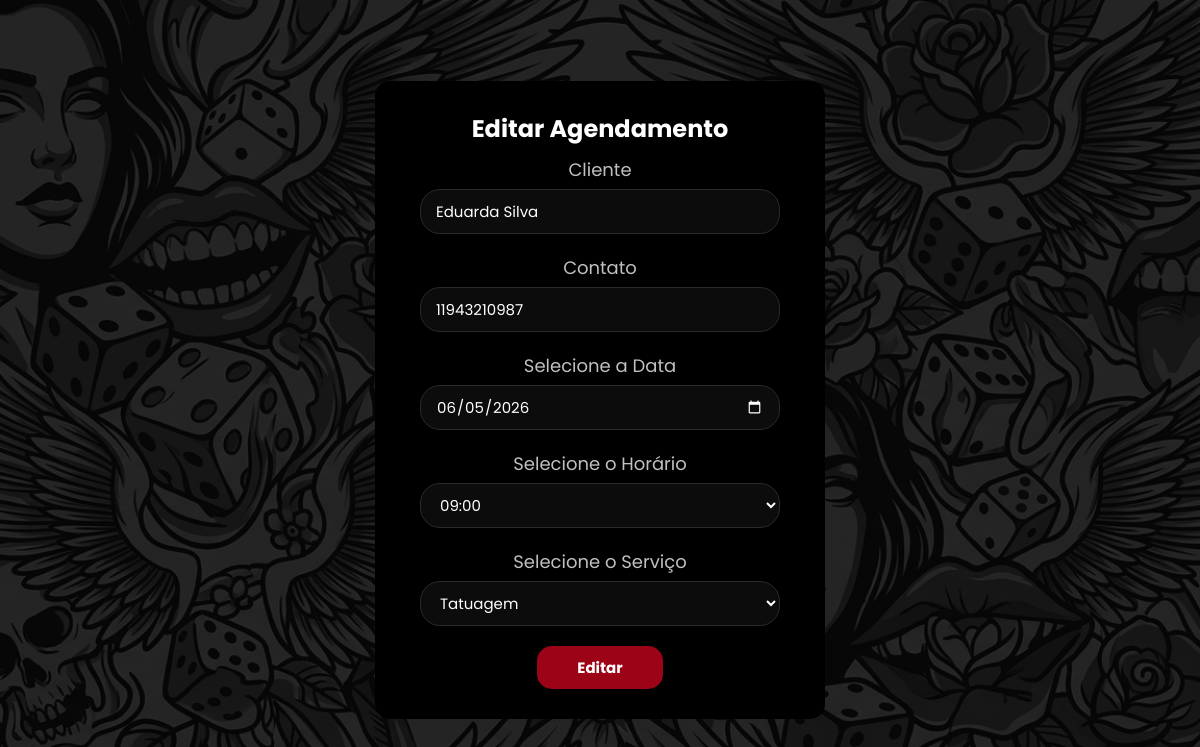
Screenshot of /frontend/admin/editar-agendamento.php?id=5 with the database file from the repository.
### tables this page shows
CREATE TABLE agendamento (
    id_agendamento INT AUTO_INCREMENT PRIMARY KEY,
    id_cliente INT NOT NULL,
    id_profissional INT NOT NULL,
    id_servicos INT NOT NULL,
    data_agen DATE NOT NULL,
    horario TIME NOT NULL,
    status_agendamento ENUM('pendente', 'confirmado', 'cancelado', 'finalizado') 
        DEFAULT 'pendente',

    FOREIGN KEY (id_cliente) REFERENCES cliente(id_cliente),
    FOREIGN KEY (id_profissional) REFERENCES profissional(id_profissional),
    FOREIGN KEY (id_servicos) REFERENCES servicos(id_servicos)
);

CREATE TABLE cliente (
    id_cliente INT AUTO_INCREMENT PRIMARY KEY,
    nome VARCHAR(100) NOT NULL,
    contato_cliente VARCHAR(20) NOT NULL,
    data_nasc DATE NOT NULL
);

CREATE TABLE servicos (
    id_servicos INT AUTO_INCREMENT PRIMARY KEY,
    tipo_servico ENUM('tatuagem', 'piercing') NOT NULL,
    estilo ENUM('fineline','realista','old_school','flash_tattoo','anime','lettering','blackout','cobertura'),
    regiao VARCHAR(20) NOT NULL,
    quantidade INT
);

### frontend/admin/editar-agendamento.php (the view, shortened to what this page needs)
<?php
require_once '../../backend/conexao.php';
$id = $_GET['id'];
$sql = "SELECT
agendamento.id_agendamento,
agendamento.data_agen,
agendamento.horario,
cliente.id_cliente,
cliente.nome,
cliente.contato_cliente,
servicos.id_servicos,
servicos.tipo_servico
FROM agendamento
INNER JOIN cliente ON agendamento.id_cliente = cliente.id_cliente
INNER JOIN servicos ON agendamento.id_servicos = servicos.id_servicos
WHERE agendamento.id_agendamento = ?";
$stmt = $pdo->prepare($sql);
$stmt->execute([$id]);
$agendamento = $stmt->fetch();
?>
<!DOCTYPE html>
<html lang="pt-BR">
<head>
<link rel="stylesheet" href="../../assets/css/style.css">
<link rel="stylesheet" href="https://cdnjs.cloudflare.com/ajax/libs/font-awesome/6.5.0/css/all.min.css">
</head>
<body>
<main>
<form action="../../backend/atualizar-status.php" method="POST">
<h2>Editar Agendamento</h2>
<label>Cliente</label>
<input type="text" name="nome" id="nome" value="<?php echo htmlspecialchars($agendamento['nome']); ?>" required>
<label>Contato</label>
<input type="text" name="contato" id="contato" value="<?php echo htmlspecialchars($agendamento['contato_cliente']); ?>" required>
<label>Selecione a Data</label>
<input type="date" name="data" id="data-marcada" value="<?php echo $agendamento['data_agen']; ?>" required>
<label>Selecione o Horário</label>
<select id="horario" name="horario" required>
<option value="09:00" <?php if($agendamento['horario']=='09:00') echo 'selected'; ?>>09:00</option>
</select>
<label>Selecione o Serviço</label>
<select id="servico" name="servico" required>
    <option value="tatuagem" <?php echo ($agendamento['tipo_servico'] != 'piercing') ? 'selected' : ''; ?>>Tatuagem</option>
</select>
<button type="submit">Editar</button>
</form>
</main>
</body>
</html>

### assets/css/style.css (style rules this page uses)
body { height: 100vh; display: flex; align-items: center; justify-content: center; background: url("../../assets/img/fundo-bg.png") center/cover no-repeat; }
form { background: var(--bg); border-radius: 15px; width: 500px; text-align: center; display: flex; flex-direction: column; align-items: center; padding: 50px 0; margin: 50px; }
h2 { color: var(--white); font-size: 30px; text-align: center; margin-bottom: 15px; }
label { font-size: 20px; margin-bottom: 6px; color: var(--light); }
input { font-size: 15px; height: 50px; width: 80%; border-radius: 20px; border: 1px solid var(--gray); background: var(--dark); padding: 0 15px; color: var(--white); margin-bottom: 30px; }
input[type="date"] { color-scheme: dark; color: #687575; }
input[type="date"]:valid { color: var(--white); }
select { height: 50px; width: 80%; font-size: 15px; border-radius: 20px; border: 1px solid var(--gray); background: var(--dark); padding: 0 15px; color: #687575; margin-bottom: 30px; }
select:valid { color: var(--white); }
button { margin: 0 20px; padding: 10px 40px; border: none; border-radius: 15px; background: var(--red); color: var(--white); font-weight: bold; font-size: 15px; cursor: pointer; }
@media (max-width: 1366px) and (max-height: 800px) { body { min-height: 100vh; height: auto; } }
@media (max-width: 1366px) and (max-height: 800px) { form { width: 450px; padding: 30px 0; margin: 20px; } }
@media (max-width: 1366px) and (max-height: 800px) { h2 { font-size: 24px; margin-bottom: 10px; } }
@media (max-width: 1366px) and (max-height: 800px) { label { font-size: 18px; } }
@media (max-width: 1366px) and (max-height: 800px) { input, select { height: 45px; margin-bottom: 20px; } }

### assets/css/global.css (style rules this page uses)
* { margin: 0; padding: 0; box-sizing: border-box; font-family: 'Poppins', sans-serif; }
:root { --bg: #000; --dark: #0c0c0c; --red: #9d0317; --gray: #2a2a2a; --light: #c0c0c0; --white: #fff; --cancel: #ff4d4d; --blue: #006eff; --green: #00ff55; --yellow: #ffff00; }

### rows the page displays
agendamento: nome "Eduarda Silva", contato "11943210987", data "06/05/2026"
servicos: servico "Tatuagem"
